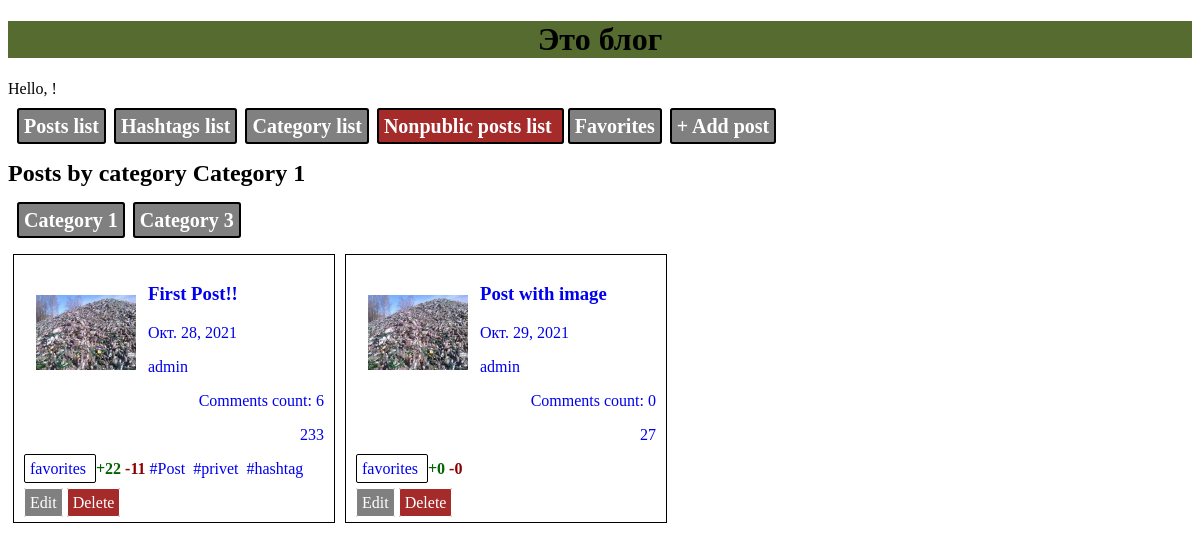
The page /post/category/1 on the database as committed earlier.
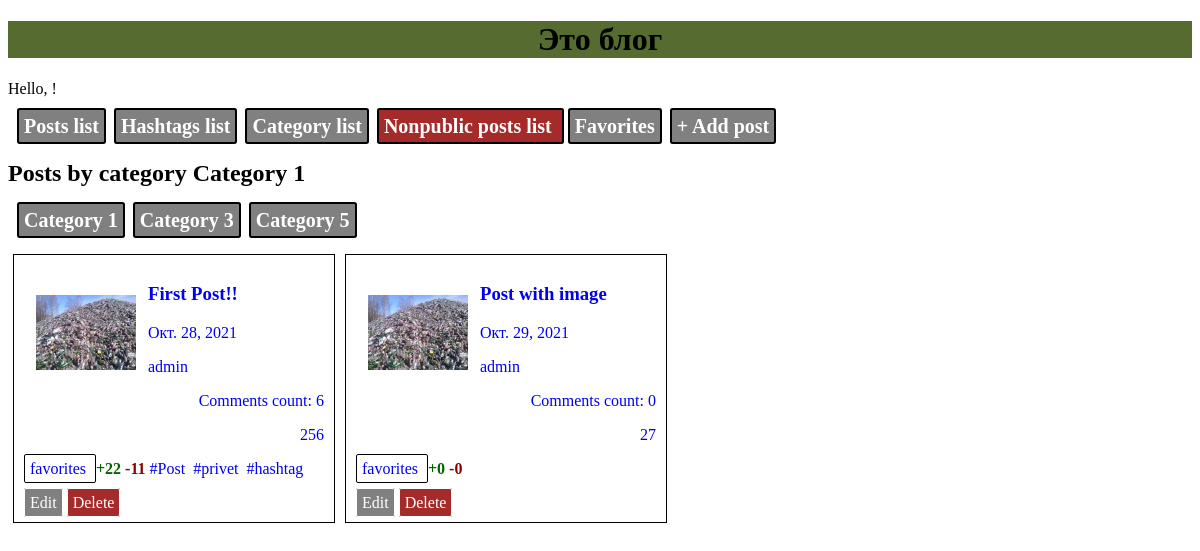
The same page on the database as committed later.
### blog/models.py (models this page shows, shortened)
class Category(models.Model):
    title = models.CharField(max_length=64)
    description = models.CharField(max_length=128)

class Post(models.Model):
    title = models.CharField(max_length=128)
    image = models.ImageField(upload_to='images/', null=True, blank=True)
    text = models.TextField()
    created_date = models.DateTimeField(auto_now_add=True)
    author = models.ForeignKey(User, on_delete=models.CASCADE)
    count_view = models.PositiveIntegerField(default=0)
    like = models.PositiveIntegerField(default=0)
    dislike = models.PositiveIntegerField(default=0)
    public = models.BooleanField(default=False)
    hashtags = models.ManyToManyField(Hashtag, related_name='posts')
    category = models.ForeignKey(Category, on_delete=models.CASCADE, null=True, blank=True, related_name='posts')
    favorites = models.ManyToManyField(User, related_name='favorites_posts')

class Hashtag(models.Model):
    tag = models.CharField(max_length=64, unique=True)

### blog/views.py (the view)
# urls.py: path('category/<int:cat_pk>', views.post_list_cat, name='post_list_cat'),
def post_list_cat(request, cat_pk):
    posts = Post.objects.filter(category=cat_pk, public=True)
    cat_list = (Category.objects
                .annotate(Count('posts'))
                .filter(posts__count__gt=0)
                .order_by('-posts__count'))
    cat = Category.objects.get(pk=cat_pk)
    return render(request, 'blog/post_list_cat.html', {'posts': posts, 'cat_list': cat_list, 'category': cat})

### blog/templates/blog/post_list_cat.html
{% extends 'blog/base.html' %}
{% block content %}
    <div>
        <h2>Posts by category {{category.title}}</h2>
    </div>
    <div class="menublock">
        {% for cat in cat_list %}
            <a class="btn" href="{% url 'post_list_cat' cat.pk %}">{{cat.title}}</a>
        {% endfor %}
    </div>
    {% for post in posts %}
    <div class="postlst">
        <div style="border: 1px solid; margin: 5px; padding: 10px; width: 300px">
            <a href="{% url 'post_detail' post_pk=post.pk %}">
                {%if post.image %}
                    <img src="{{ post.image.url }}" style="margin: 12px; border: 0px; float: left;  max-width: 100px; max-height: 100px;">
                {% else %}
                    <img src="/media/images/default/nophoto.png" style="margin: 12px; border: 0px; float: left;  max-width: 100px; max-height: 100px;">
                {% endif %}
                <div><h3>{{post.title}}</h3></div>
                <div><p>{{post.created_date.date}}</p></div>
                <div><p>{{post.author}}</p></div>
                <div style="text-align: right"><p>Comments count: {{post.comments.count}}</p></div>
                <div style="text-align: right"><p>{{post.count_view}}</p></div>
            </a>
            <div>
                <p>
                                    <a class="favor" href="{% url 'change_favorite' post_pk=post.pk %}?lastpath={{request.path}}" {% if user in post.favorites.all %} style="background: yellow" {% endif %}>
                    favorites
                </a>
                    <b  style="color: darkgreen;">+{{post.like}}</b>
                    <b  style="color: darkred;">-{{post.dislike}}</b>
                    {% for hashtag in post.hashtags.all %}
                    <a href="{% url 'post_list_tag' hashtag.tag %}">{{hashtag.tag}}&nbsp;</a>
                    {% endfor %}
                </p>
            </div>
            <a href="{% url 'edit_post' post_pk=post.pk %}" style="border: 1px solid; background-color: gray;border-radius: 2px; padding: 5px; color: white">Edit</a>
            <a href="{% url 'del_post' post_pk=post.pk %}" style="border: 1px solid; background-color: brown;border-radius: 2px; padding: 5px; color: white">Delete</a>
        </div>
    {% endfor %}
    </div>
{% endblock %}

Rows that differ between the two databases and show on the page:
now on this page (row unchanged): Category: title "Category 5"
changed Post "First Post!!": count_view "233" → "256"
